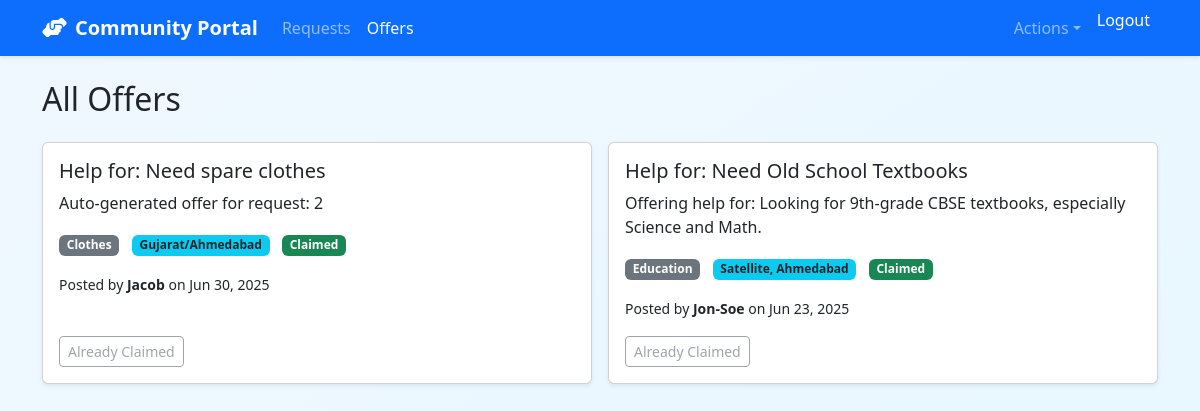
Page /offers/ (signed in) on the earlier database version.
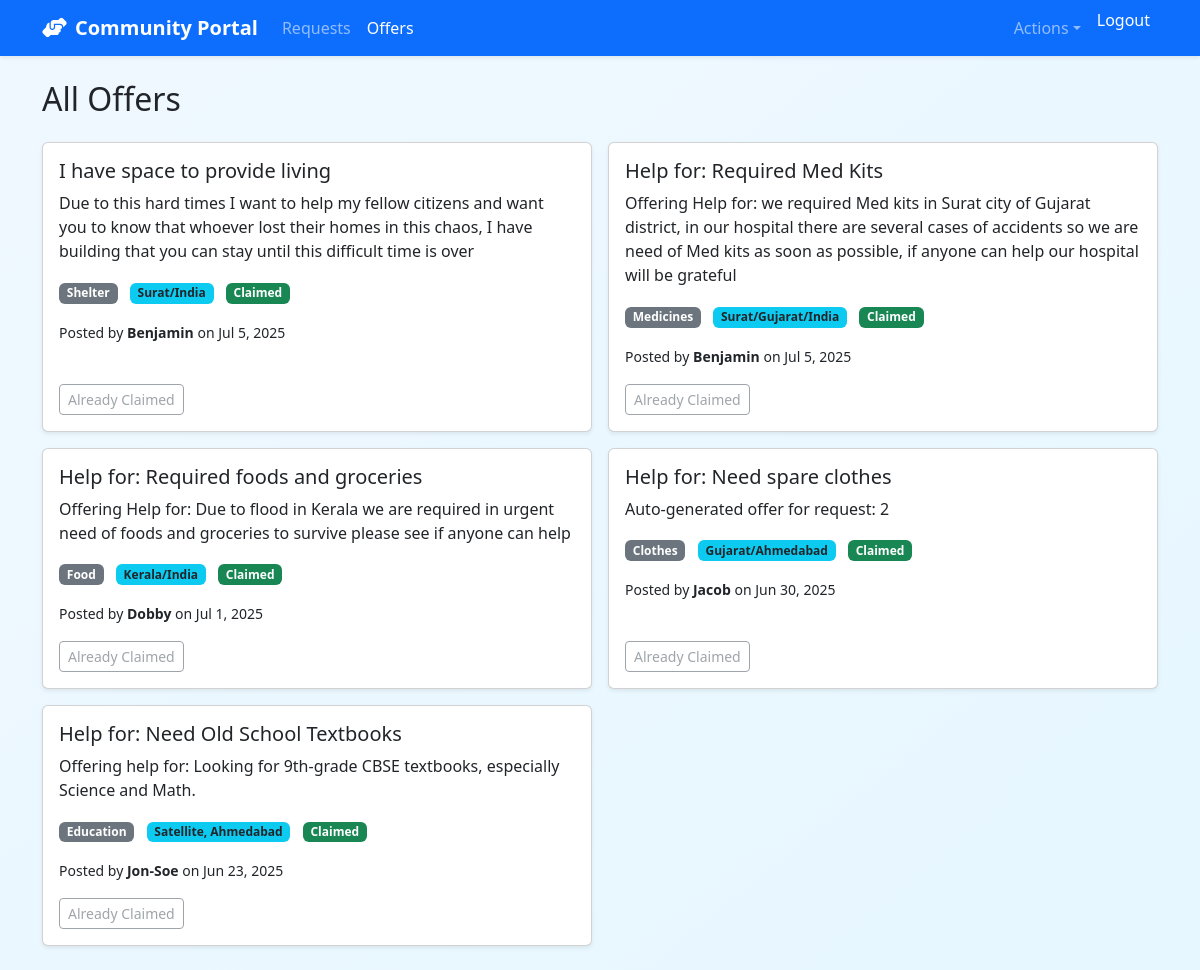
Same page on the later database version.
### core/models.py (models this page shows, shortened)
class Offer(models.Model):
    STATUS_CHOICES = (
        ('available', 'Available'),
        ('claimed', 'Claimed'),
        ('cancelled', 'Cancelled'),
    )
    user = models.ForeignKey(CustomUser, on_delete=models.CASCADE, related_name='offers')
    title = models.CharField(max_length=200)
    description = models.TextField()
    category = models.ForeignKey(Category, on_delete=models.SET_NULL, null=True, blank=True)
    location = models.CharField(max_length=100)
    status = models.CharField(max_length=20, choices=STATUS_CHOICES, default='available')
    created_at = models.DateTimeField(default=timezone.now)
    linked_request = models.ForeignKey(Request, null=True, blank=True, on_delete=models.CASCADE, related_name='offers')
    class Meta:
        ordering = ['-created_at']

class Category(models.Model):
    name = models.CharField(max_length=100)
    class Meta:
        verbose_name_plural = "Categories"

class CustomUser(AbstractUser):
    location = models.CharField(max_length=100, blank=True, null=True)
    phone_number = models.CharField(max_length=20, blank=True, null=True)

### core/views.py (the view)
# urls.py: path('offers/', views.offer_list, name='offer_list'),
@login_required
def offer_list(request):
    offers = Offer.objects.all()
    return render(request, 'core/offer_list.html', {'offers': offers})

### core/templates/core/offer_list.html (shortened to what this page needs)
{% extends 'core/base.html' %}
{% block content %}
<h2 class="mb-4">All Offers</h2>
<div class="row g-3">
  {% for offer in offers %}
    <div class="col-md-6">
      <div class="card h-100 shadow-sm">
        <div class="card-body d-flex flex-column">
          <h5 class="card-title">{{ offer.title }}</h5>
          <p class="card-text">{{ offer.description }}</p>
          <ul class="list-inline mb-3">
            <li class="list-inline-item">
              <span class="badge bg-secondary">{{ offer.category.name }}</span>
            </li>
            <li class="list-inline-item">
              <span class="badge bg-info text-dark">{{ offer.location }}</span>
            </li>
            <li class="list-inline-item">
              {% if offer.status == 'claimed' %}
                <span class="badge bg-success">Claimed</span>
              {% else %}
                <span class="badge bg-warning text-dark">Available</span>
              {% endif %}
            </li>
          </ul>
          <p><small>Posted by <strong>{{ offer.user.username }}</strong> on {{ offer.created_at|date:"M j, Y" }}</small></p>
          <div class="mt-auto d-flex justify-content-between">
            {% if offer.user == request.user %}
              <a href="{% url 'delete_offer' offer.id %}" class="btn btn-outline-danger btn-sm">Delete</a>
            {% elif offer.status != 'claimed' %}
              <a href="{% url 'claim_offer' offer.id %}" class="btn btn-outline-success btn-sm">Claim</a>
            {% else %}
              <button class="btn btn-outline-secondary btn-sm" disabled>Already Claimed</button>
            {% endif %}
          </div>
        </div>
      </div>
    </div>
  {% empty %}
    <p>No offers available yet.</p>
  {% endfor %}
</div>
{% endblock %}

Differences in the rows shown:
added Offer: title "I have space to provide living", description "Due to this hard times I want to help my fellow citizens and want you to know that whoever lost their homes in this chaos, I have building that you can stay until this difficult time is over", category.name "Shelter", location "Surat/India", status "Claimed", user.username "Benjamin", created_at "Jul 5, 2025"
added Offer: title "Help for: Required Med Kits", description "Offering Help for: we required Med kits in Surat city of Gujarat district, in our hospital there are several cases of accidents so we are need of Med kits as soon as possible, if anyone can help our hospital will be grateful", category.name "Medicines", location "Surat/Gujarat/India", status "Claimed", user.username "Benjamin", created_at "Jul 5, 2025"
added Offer: title "Help for: Required foods and groceries", description "Offering Help for: Due to flood in Kerala we are required in urgent need of foods and groceries to survive please see if anyone can help", category.name "Food", location "Kerala/India", status "Claimed", user.username "Dobby", created_at "Jul 1, 2025"
